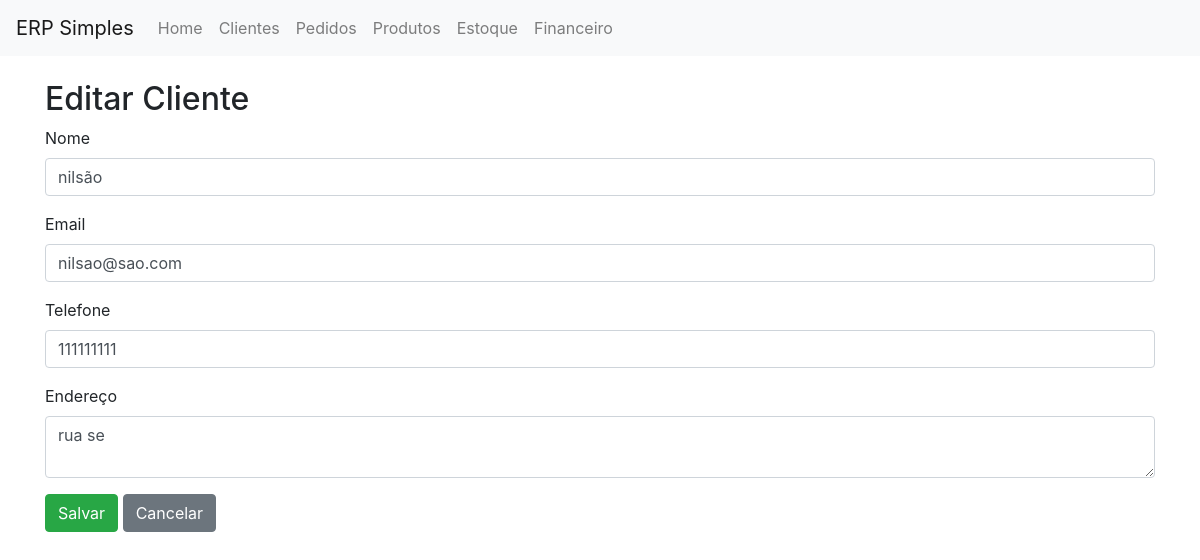
Page /clientes/edit/4/ on the committed database.
### vendas/models.py (models this page shows, shortened)
class Cliente(models.Model):
    nome = models.CharField(max_length=255)
    email = models.EmailField()
    telefone = models.CharField(max_length=20)
    endereco = models.TextField()

### vendas/views.py (the view, shortened to what this page needs)
# urls.py: path('clientes/edit/<int:id>/', views.clientes_edit, name='clientes_edit'),
def clientes_edit(request, id):
    cliente = get_object_or_404(Cliente, id=id)
    return render(request, 'clientes_form.html', {'cliente': cliente})

### templates/clientes_form.html (shortened to what this page needs)
{% extends 'base.html' %}
{% block content %}
<h2>{% if cliente %}Editar Cliente{% else %}Adicionar Cliente{% endif %}</h2>
<form method="post">
    <div class="form-group">
        <label for="nome">Nome</label>
        <input type="text" class="form-control" name="nome" id="nome" value="{{ cliente.nome|default_if_none:'' }}" required>
    </div>
    <div class="form-group">
        <label for="email">Email</label>
        <input type="email" class="form-control" name="email" id="email" value="{{ cliente.email|default_if_none:'' }}" required>
    </div>
    <div class="form-group">
        <label for="telefone">Telefone</label>
        <input type="text" class="form-control" name="telefone" id="telefone" value="{{ cliente.telefone|default_if_none:'' }}" required>
    </div>
    <div class="form-group">
        <label for="endereco">Endereço</label>
        <textarea class="form-control" name="endereco" id="endereco" required>{{ cliente.endereco|default_if_none:'' }}</textarea>
    </div>
    <button type="submit" class="btn btn-success">Salvar</button>
    <a href="{% url 'clientes_list' %}" class="btn btn-secondary">Cancelar</a>
</form>
{% endblock %}

### rows in the picture
Cliente: nome "nilsão", email "nilsao@sao.com", telefone "111111111", endereco "rua se"
